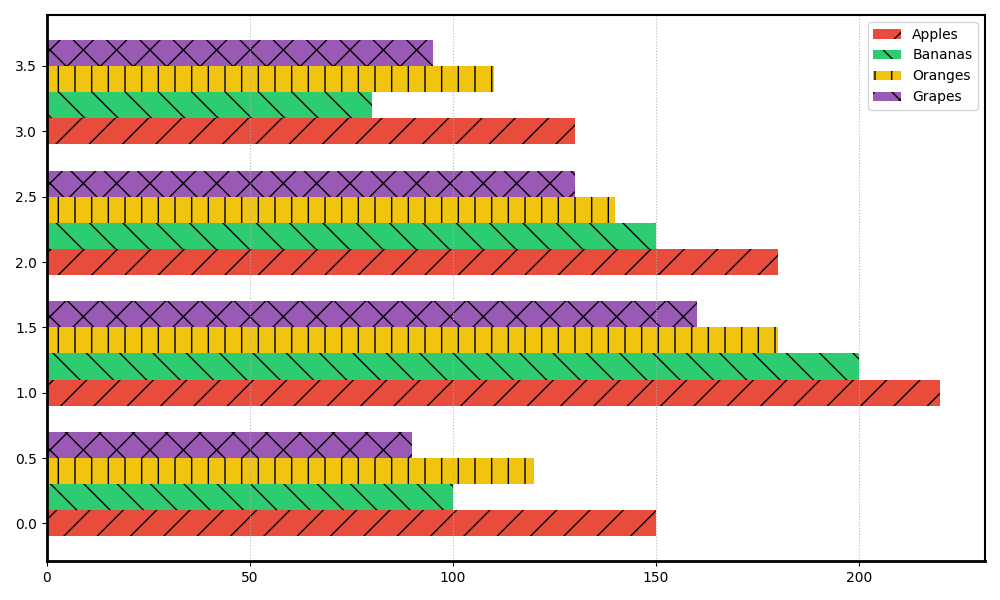

Here is the Python script that generated this plot:
import matplotlib.pyplot as plt
import numpy as np

apples_consumption = [150, 220, 180, 130]
bananas_consumption = [100, 200, 150, 80]
oranges_consumption = [120, 180, 140, 110]
grapes_consumption = [90, 160, 130, 95]  # New data series for Grapes

data = [apples_consumption, bananas_consumption, oranges_consumption, grapes_consumption]
n_seasons = 4
y = np.arange(n_seasons)
bar_height = 0.2  # Adjusted height for four groups

fig, ax = plt.subplots(figsize=(10, 6))

colors = ['#e74c3c', '#2ecc71', '#f1c40f', '#9b59b6']  # Added color for Grapes
hatches = ['/', '\\', '|', 'x']  # Added hatch pattern for Grapes
line_styles = [':', '-.', '--']

for i in range(4):  # Adjusted range to accommodate four series
    bars = ax.barh(y + i * bar_height, data[i], height=bar_height, color=colors[i], hatch=hatches[i])

ax.xaxis.grid(True, linestyle=line_styles[0], alpha=0.9)

ax.spines['top'].set_linewidth(1.5)
ax.spines['right'].set_linewidth(1.5)
ax.spines['left'].set_linewidth(2)
ax.spines['bottom'].set_linewidth(2)

ax.legend(['Apples', 'Bananas', 'Oranges', 'Grapes'], loc='upper right', frameon=True)

plt.tight_layout()
plt.show()
